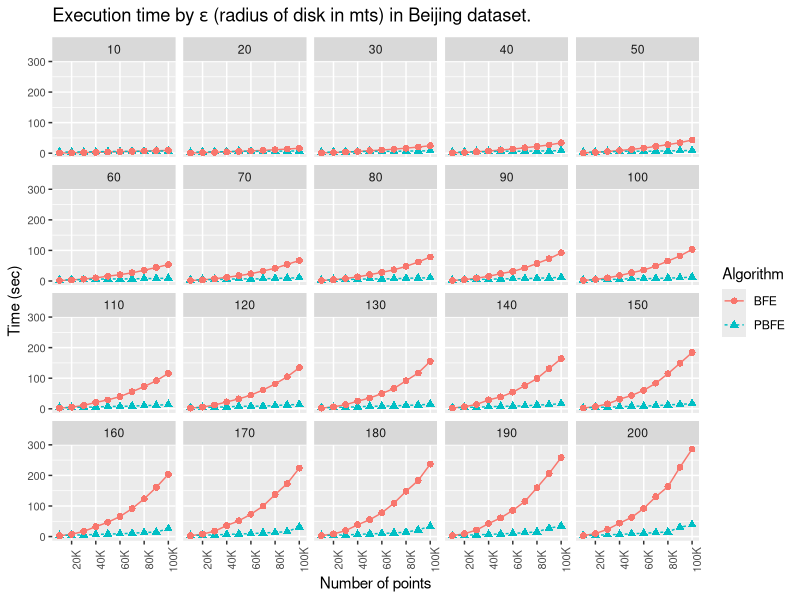

The R source for this figure:
library(ggplot2)

data <- read.csv("Beijing10K-100K_E10-200.csv", header = F)
data <- data[,c(1,2,3,5)]
names(data) = c("Algorithm","Epsilon", "Dataset", "Time")
reorder = c("10K", "20K", "30K", "40K", "50K", "60K", "70K", "80K", "90K", "100K")
data$Dataset = factor(data$Dataset, levels = reorder)

title=expression(paste("Execution time by ",epsilon," (radius of disk in mts) in Beijing dataset."))
g = ggplot(data=data, aes(x=factor(Dataset), y=Time, group=Algorithm, colour=Algorithm, shape=Algorithm)) +
  geom_line(aes(linetype=Algorithm)) +
  geom_point(size=2) +
  labs(title=title,y="Time (sec)") + 
  scale_x_discrete("Number of points", breaks=c("20K","40K","60K","80K", "100K")) +
  theme(axis.text.x=element_text(size=8, angle=90),axis.text.y=element_text(size=8)) +
  facet_wrap(~Epsilon)

pdf("Beijing10K-100K_E10-200.pdf", width = 10.5, height = 7.5)
plot(g)
dev.off()
